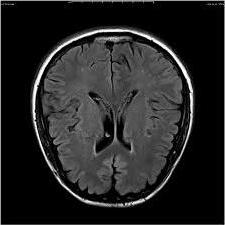
#> input picture prj/dtst/no/no1006.jpg, 225 x 225 px; its folder holds 4 pictures in this run
$ jupyter execute --allow-errors DS677002_Project_Brain_Tumor_Detection.ipynb
#> lines starting #> are read from the running program, lines starting #| are printed output that depends on the picture
[cell 1]
import numpy as np
import matplotlib.pyplot as plt
from sklearn.model_selection import train_test_split
from sklearn.metrics import accuracy_score, confusion_matrix, precision_score, recall_score, classification_report, ConfusionMatrixDisplay, roc_curve, auc
from matplotlib.patches import Patch
import tensorflow as tf
from tensorflow import keras
from tensorflow.keras.preprocessing.image import ImageDataGenerator
from tensorflow.keras.applications.efficientnet import EfficientNetB7
from tensorflow.keras.applications.inception_v3 import InceptionV3
from tensorflow.keras.applications.resnet import ResNet152
from tensorflow.keras.layers import Dense, Dropout, GlobalMaxPooling2D
from tensorflow.keras.metrics import binary_crossentropy
from tensorflow.keras.models import Model, Sequential, load_model
from tensorflow.keras.optimizers import Adam
from tensorflow.keras.callbacks import EarlyStopping, ReduceLROnPlateau
from tensorflow.keras.regularizers import l2
from tensorflow.keras.applications.inception_resnet_v2 import InceptionResNetV2

[cell 2]
import glob
import cv2
from PIL import Image

[cell 3]
from google.colab import drive
#> (the rest of this cell did not finish here and is left out)

[cell 4]
tumor_No = '/content/drive/MyDrive/DL_Project/Tumor_Dataset/no/*'
tumor_Yes = '/content/drive/MyDrive/DL_Project/Tumor_Dataset/yes/*'

tumor = []
no_tumor = []

for file in glob.iglob(tumor_Yes):
    img = cv2.imread(file)
    img = cv2.cvtColor(img, cv2.COLOR_BGR2RGB)
    img = cv2.resize(img, (128, 128))
    tumor.append((img, 1))

for file in glob.iglob(tumor_No):
    img = cv2.imread(file)
#> img is the input picture: shape (225, 225, 3); min 0, max 255, mean 37
    img = cv2.cvtColor(img, cv2.COLOR_BGR2RGB)
    img = cv2.resize(img, (128, 128))
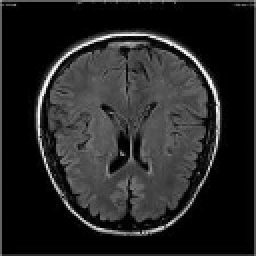
#> img: shape (128, 128, 3) (shown 2 times larger); min 0, max 254, mean 37.1
    no_tumor.append((img, 0))
#> pass 2 of the loop `for file in glob.iglob(tumor_No):`:
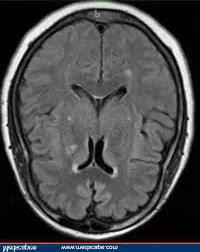
#> input picture prj/dtst/no/no1012.jpg, 200 x 252 px
#> img is the input picture: shape (252, 200, 3); mean B, G, R 76.5, 75.3, 74.8
#> `img = cv2.resize(img, (128, 128))`:
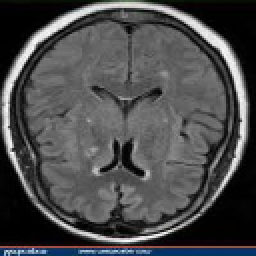
#> img: shape (128, 128, 3) (shown 2 times larger); mean R, G, B 74.8, 75.3, 76.4
#> pass 3 of the loop `for file in glob.iglob(tumor_No):`:
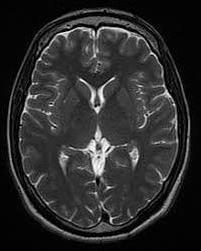
#> input picture prj/dtst/no/no1049.jpg, 201 x 251 px
#> img is the input picture: shape (251, 201, 3); min 0, max 255, mean 44.1
#> `img = cv2.resize(img, (128, 128))`:
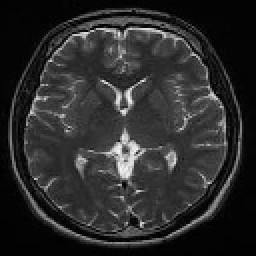
#> img: shape (128, 128, 3) (shown 2 times larger); min 0, max 247, mean 44
#> the loop made 4 passes; the first 3 are shown

all_data = tumor + no_tumor

data = np.array([item[0] for item in all_data])
labels = np.array([item[1] for item in all_data])
